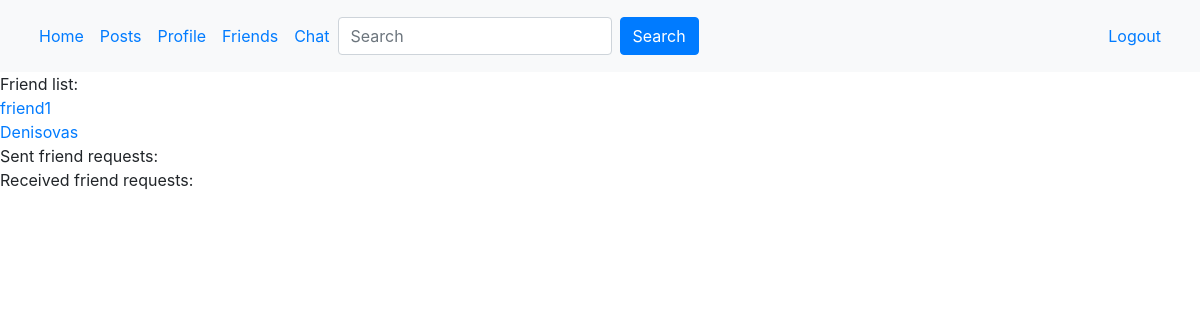
Page /profile/gallery/friends (signed in) on the earlier database version.
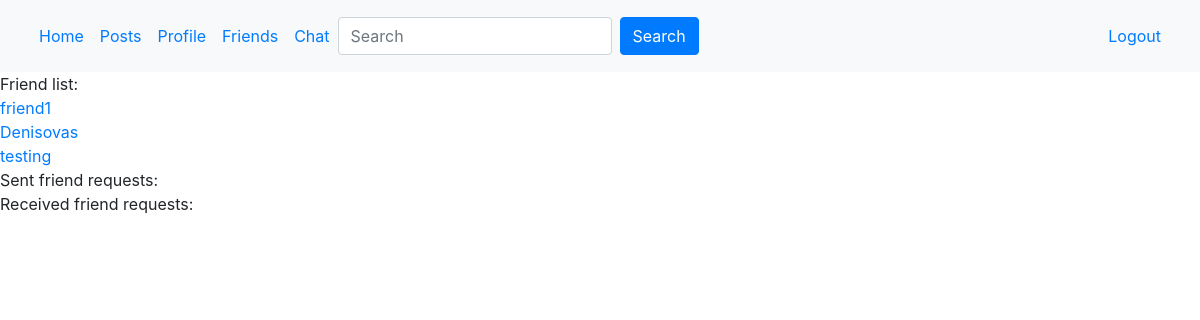
Same page on the later database version.
### profiles/models.py (models this page shows, shortened)
class UserProfile(models.Model):
    user = models.OneToOneField(User, on_delete=models.CASCADE)
    age = models.IntegerField(blank=True, null=True)
    gender = models.CharField(max_length=25, null=True, blank=True, default="")
    icon = models.ImageField(upload_to=upload_path, blank=True, null=True, default='photos/default.jpg')
    gallery = models.ImageField(upload_to=upload_path, blank=True, null=True)
    friends = models.ManyToManyField("UserProfile", blank=True)

### profiles/views.py (the view)
# urls.py: path("", friends_view, name='inbox'),
def friends_view(request, username):
    current_user = request.user
    searched_user = User.objects.get(username=username)
    sent_friend_requests = FriendRequest.objects.filter(from_user=searched_user)
    rec_friend_requests = FriendRequest.objects.filter(to_user=searched_user)
    friends = searched_user.userprofile.friends.all()
    context = {
        'searched_user': searched_user,
        'current_user': current_user,
        'friend_list': friends,
        'sent_friend_requests': sent_friend_requests,
        'rec_friend_requests': rec_friend_requests
    }
    return render(request, 'profile/friends.html', context)

### profiles/templates/profile/friends.html (shortened to what this page needs)
{% extends 'main/base.html' %}
{% block content %}
{% if searched_user.username == current_user.username %}
     <div>Friend list:</div>
     {% for friend in friend_list %}
          <div>
               <a href="{% url 'profiles:profile' friend.user.username %}">{{ friend.user.username }}</a>
          </div>
     {% endfor %}
     <div>Sent friend requests:</div>
     <div>Received friend requests:</div>
{% endif %}
{% endblock %}

### main/templates/main/base.html (shortened to what this page needs)
<!DOCTYPE html>
<html lang="en">
<head>
  <link rel="stylesheet" href="https://maxcdn.bootstrapcdn.com/bootstrap/4.4.1/css/bootstrap.min.css">
</head>
<body>
<nav class="navbar navbar-expand-sm bg-light">
  <div class="container-fluid">
  <ul class="navbar navbar-nav navbar-left ">
    <li class="nav-item">
      {% if not user.is_anonymous %}
      <a class="nav-link" href="{% url 'main:home' %}">Home</a>
      {% endif %}
    </li>
    <li class="nav-item">
      {% if not user.is_anonymous %}
      <a class="nav-link" href="{% url 'postfeed:posts' user.username %}">Posts</a>
      {% endif %}
    </li>
    <li class="nav-item">
      {% if not user.is_anonymous %}
      <a class="nav-link" href="{% url 'profiles:profile' user.username %}">Profile</a>
      {% endif %}
    </li>
    <li class="nav-item">
      {% if not user.is_anonymous %}
      <a class="nav-link" href="{% url 'profiles:friends' user.username %}">Friends</a>
      {% endif %}
    </li>
    <li class="nav-item">
      {% if not user.is_anonymous %}
      <a class="nav-link" href="{% url 'chat:inbox' %}">Chat</a>
      {% endif %}
      {% if not user.is_anonymous %}
    </li>
  <form method="get" action="{% url 'profiles:search' %}" class="form-inline my-2 my-lg-0">
    <input name="q" value="{{request.GET.q}}" placeholder="Search" class="form-control mr-sm-2"/>
    <button class="btn btn-primary" type="submit" >
        Search
    </button>
</form>
  {% endif %}
  </ul>
  <ul class="nav navbar-nav navbar-right">
     <li class="nav-item">
      {% if not user.is_anonymous %}
      <a class="nav-link "  href="{% url 'accounts:logout'  %}">Logout</a>
      {% endif %}
    </li>
  </ul>
    </div>
</nav>
{% block content %}
{% endblock %}
</body>
</html>

Differences in the rows shown:
added UserProfile: user.username "testing"
